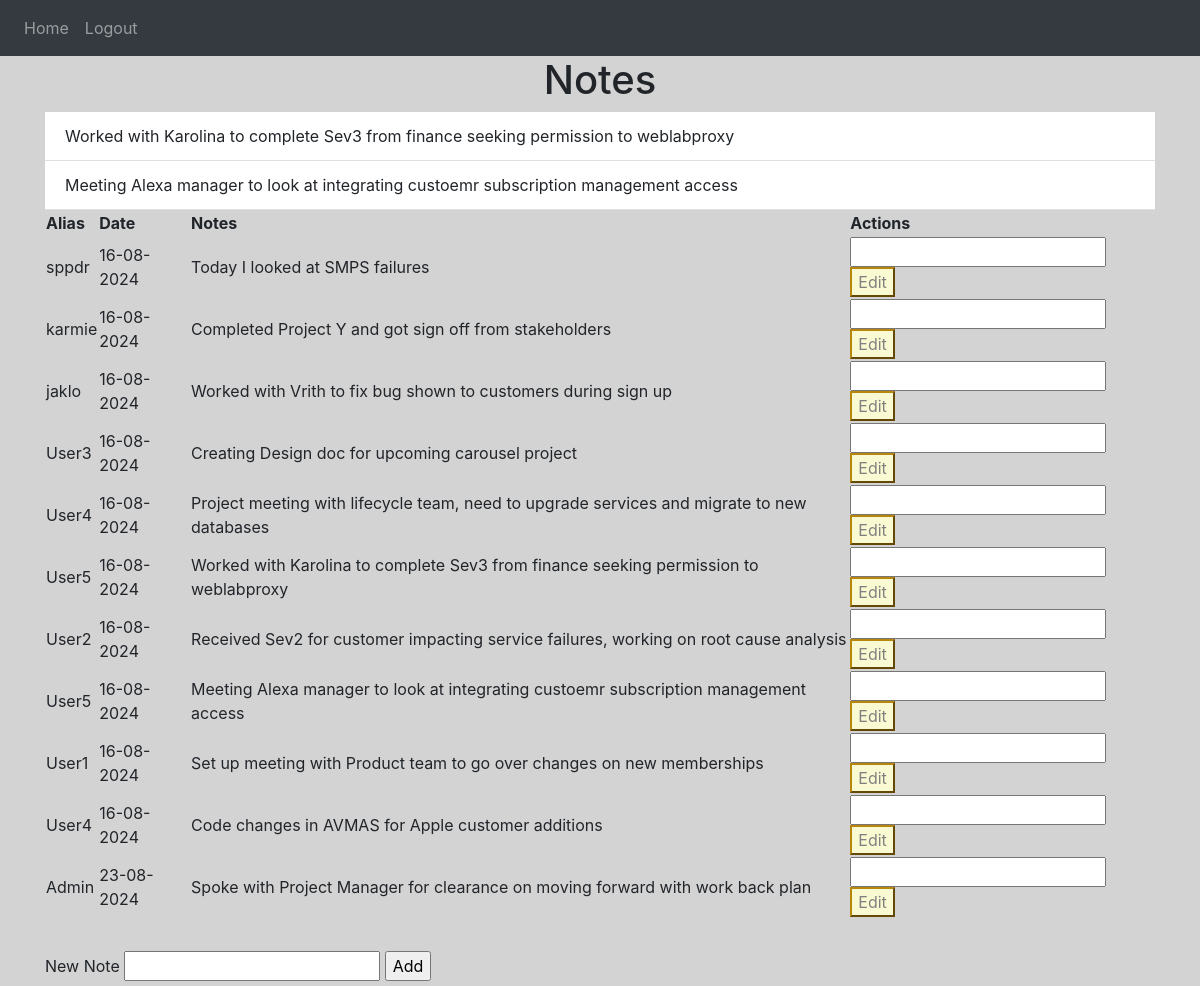
Screenshot of / (signed in) with the database file from the repository.
### NoteKeeper/models.py (models this page shows)
class Note(db.Model):
    id = db.Column(db.Integer, primary_key=True)
    info = db.Column(db.String(10000))
    date = db.Column(db.Date, default=func.current_date())
    user_id = db.Column(db.Integer, db.ForeignKey('user.id'))
    role_id = db.Column(db.Integer, db.ForeignKey('role.id'))
    user = db.relationship('User', back_populates='notes') #user associated with a specific note
    role = db.relationship('Role', back_populates='notes') #role associated with a specific note

class User(db.Model, UserMixin):
    id = db.Column(db.Integer, primary_key=True)
    email = db.Column(db.String(150), unique=True)
    password = db.Column(db.String(150))
    alias = db.Column(db.String(150))
    role_id = db.Column(db.Integer, db.ForeignKey('role.id'))
    role = db.relationship('Role', back_populates='users')
    notes = db.relationship('Note', back_populates='user', cascade="all, delete-orphan") #if user is deleted all related notes are deleted, and vice versa
    def has_role(self, role_name):
        return self.role and self.role.roleName == role_name

### NoteKeeper/views.py (the view, shortened to what this page needs)
@views.route('/', methods=['GET', 'POST'])
@login_required
def home():
    events_list = db.session.query(Note).join(User).order_by(Note.date).all()
    return render_template('home.html', user=current_user, eventsList=events_list)

### NoteKeeper/__init__.py (called while the page is built)
def create_app(config_class=Config):
    app = Flask(__name__)
    app.config.from_object(config_class)
    db.init_app(app) #initializes app for use with database
    from .views import views
    from .auth import auth
    app.register_blueprint(views, url_prefix='/')
    app.register_blueprint(auth, url_prefix='/')
    from .models import User, Note
    with app.app_context():
        create_database(app)
        create_roles()
        create_admin_user()
        create_notes()
    login_manager=LoginManager()
    login_manager.login_view='auth.login'
    login_manager.init_app(app)
    @login_manager.user_loader
    def load_user(id):
        return User.query.get(int(id)) #retrieves user id from database using SQLAlchemy
    return app

### NoteKeeper/templates/home.html (shortened to what this page needs)
{% extends "base.html" %}
{% block content%}
<h1 align="center">Notes</h1>
<ul class="list-group list-group-flush" id="notes">
  {% for note in user.notes %}
  <li class="list-group-item">
    {{ note.info }}
  </li>
  {% endfor %}
  <body>
    <table>
        <tr>
            <th>Alias</th>
            <th>Date</th>
            <th>Notes</th>
            <th>Actions</th>
        </tr>
    {%-for row in eventsList-%}
        <tr>
            <td>{{row.user.alias}}</td>
            <td>{{row.date.strftime('%d-%m-%Y')}}</td>
            <td>{{row.info}}</td>
            <td>
              <form method="POST" action="{{url_for('views.edit_note', note_id=row.id) }}" style="display:inline;">
                <input type="text" name="updated_info" value="" required/>
                <button type="submit">Edit</button>
              </form>
            </td>
            <td>
            </td>
        </tr>
    {%-endfor-%}
    </table>
    <form method="post">
        <label for="eventBox">New Note</label>
        <input name="eventBox" id="eventBox" required/>
        <input type="submit" value = "Add">
    </form>
</body>
{%endblock%}

### NoteKeeper/static/style.css (style rules this page uses)
body { background: lightgray; }
button { background-color: lightgoldenrodyellow; color: gray; border-color: darkgoldenrod; }

### rows the page displays
Note: info "Worked with Karolina to complete Sev3 from finance seeking permission to weblabproxy", user.alias "User5", date "16-08-2024"
Note: info "Meeting Alexa manager to look at integrating custoemr subscription management access", user.alias "User5", date "16-08-2024"
Note: user.alias "sppdr", date "16-08-2024", info "Today I looked at SMPS failures"
Note: user.alias "karmie", date "16-08-2024", info "Completed Project Y and got sign off from stakeholders"
Note: user.alias "jaklo", date "16-08-2024", info "Worked with Vrith to fix bug shown to customers during sign up"
Note: user.alias "User3", date "16-08-2024", info "Creating Design doc for upcoming carousel project"
Note: user.alias "User4", date "16-08-2024", info "Project meeting with lifecycle team, need to upgrade services and migrate to new databases"
Note: user.alias "User2", date "16-08-2024", info "Received Sev2 for customer impacting service failures, working on root cause analysis"
Note: user.alias "User1", date "16-08-2024", info "Set up meeting with Product team to go over changes on new memberships"
Note: user.alias "User4", date "16-08-2024", info "Code changes in AVMAS for Apple customer additions"
Note: user.alias "Admin", date "23-08-2024", info "Spoke with Project Manager for clearance on moving forward with work back plan"
